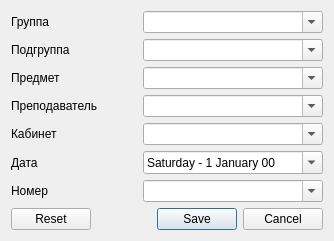
<?xml version="1.0" encoding="UTF-8"?>
<ui version="4.0">
 <class>EditStudyDialog</class>
 <widget class="QDialog" name="EditStudyDialog">
  <property name="geometry">
   <rect>
    <x>0</x>
    <y>0</y>
    <width>334</width>
    <height>225</height>
   </rect>
  </property>
  <property name="windowTitle">
   <string>Редактирование занятия</string>
  </property>
  <layout class="QGridLayout" name="gridLayout_2">
   <item row="0" column="0">
    <layout class="QVBoxLayout" name="verticalLayout">
     <item>
      <layout class="QGridLayout" name="gridLayout">
       <item row="1" column="0">
        <widget class="QLabel" name="label">
         <property name="text">
          <string>Группа</string>
         </property>
        </widget>
       </item>
       <item row="2" column="0">
        <widget class="QLabel" name="label_7">
         <property name="text">
          <string>Подгруппа</string>
         </property>
        </widget>
       </item>
       <item row="4" column="2">
        <widget class="QComboBox" name="lecturerComboBox">
         <property name="editable">
          <bool>true</bool>
         </property>
         <property name="insertPolicy">
          <enum>QComboBox::NoInsert</enum>
         </property>
         <property name="sizeAdjustPolicy">
          <enum>QComboBox::AdjustToMinimumContentsLength</enum>
         </property>
        </widget>
       </item>
       <item row="1" column="2">
        <widget class="QComboBox" name="groupComboBox">
         <property name="editable">
          <bool>true</bool>
         </property>
         <property name="insertPolicy">
          <enum>QComboBox::NoInsert</enum>
         </property>
         <property name="sizeAdjustPolicy">
          <enum>QComboBox::AdjustToMinimumContentsLength</enum>
         </property>
        </widget>
       </item>
       <item row="6" column="0">
        <widget class="QLabel" name="label_5">
         <property name="text">
          <string>Дата</string>
         </property>
        </widget>
       </item>
       <item row="3" column="2">
        <widget class="QComboBox" name="subjectComboBox">
         <property name="editable">
          <bool>true</bool>
         </property>
         <property name="insertPolicy">
          <enum>QComboBox::NoInsert</enum>
         </property>
         <property name="sizeAdjustPolicy">
          <enum>QComboBox::AdjustToMinimumContentsLength</enum>
         </property>
        </widget>
       </item>
       <item row="3" column="0">
        <widget class="QLabel" name="label_2">
         <property name="text">
          <string>Предмет</string>
         </property>
        </widget>
       </item>
       <item row="4" column="0">
        <widget class="QLabel" name="label_3">
         <property name="text">
          <string>Преподаватель</string>
         </property>
        </widget>
       </item>
       <item row="5" column="0">
        <widget class="QLabel" name="label_4">
         <property name="text">
          <string>Кабинет</string>
         </property>
        </widget>
       </item>
       <item row="5" column="2">
        <widget class="QComboBox" name="cabinetComboBox">
         <property name="editable">
          <bool>true</bool>
         </property>
         <property name="insertPolicy">
          <enum>QComboBox::NoInsert</enum>
         </property>
         <property name="sizeAdjustPolicy">
          <enum>QComboBox::AdjustToMinimumContentsLength</enum>
         </property>
        </widget>
       </item>
       <item row="7" column="2">
        <widget class="QComboBox" name="numberComboBox">
         <property name="editable">
          <bool>true</bool>
         </property>
         <property name="insertPolicy">
          <enum>QComboBox::NoInsert</enum>
         </property>
         <property name="sizeAdjustPolicy">
          <enum>QComboBox::AdjustToMinimumContentsLength</enum>
         </property>
        </widget>
       </item>
       <item row="7" column="0">
        <widget class="QLabel" name="label_6">
         <property name="text">
          <string>Номер</string>
         </property>
        </widget>
       </item>
       <item row="6" column="2">
        <widget class="QDateEdit" name="dateDateEdit">
         <property name="displayFormat">
          <string>dddd - d MMMM yy</string>
         </property>
         <property name="calendarPopup">
          <bool>true</bool>
         </property>
        </widget>
       </item>
       <item row="2" column="2">
        <widget class="QComboBox" name="subgroupComboBox">
         <property name="editable">
          <bool>true</bool>
         </property>
         <property name="insertPolicy">
          <enum>QComboBox::NoInsert</enum>
         </property>
         <property name="sizeAdjustPolicy">
          <enum>QComboBox::AdjustToMinimumContentsLength</enum>
         </property>
        </widget>
       </item>
      </layout>
     </item>
     <item>
      <widget class="QDialogButtonBox" name="buttonBox">
       <property name="standardButtons">
        <set>QDialogButtonBox::Cancel|QDialogButtonBox::Reset|QDialogButtonBox::Save</set>
       </property>
      </widget>
     </item>
    </layout>
   </item>
  </layout>
 </widget>
 <resources/>
 <connections/>
</ui>
